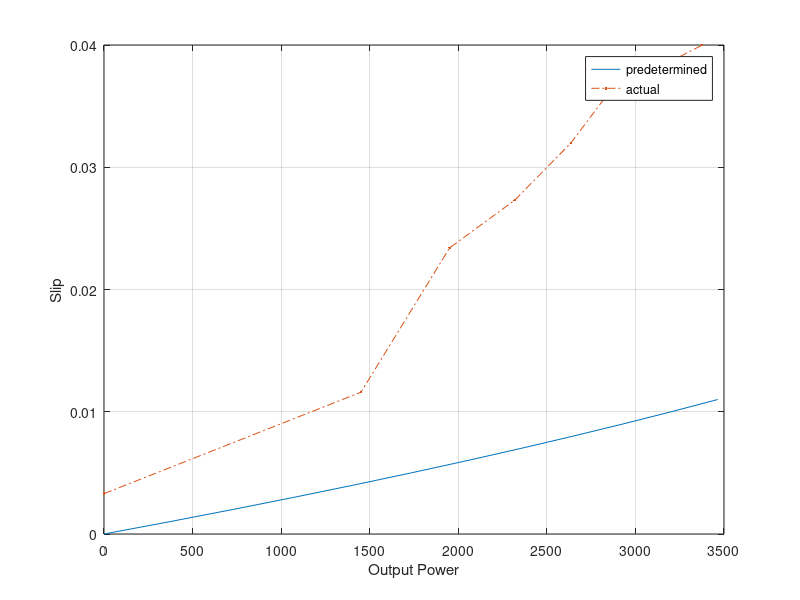

Reproduce this figure in MATLAB.
x = 0.000001:0.001:0.012;
i2 = 400./( 9.6+1.286.*(1./x-1) + 18.43i);
i_2 = abs(i2);
r = 1.286*(1./x-1);
output = 3*i_2.^2.*r;

act_output = [0,1450.7,1950.81,2318.07,2636.60,2844.51,3377.38];
act_slip = [0.0033,0.0116,0.0234,0.0273,0.032,0.036,0.040];

plot(output,x,act_output,act_slip,'.-.');
legend('predetermined','actual');
xlabel('Output Power');
ylabel('Slip');
grid on;